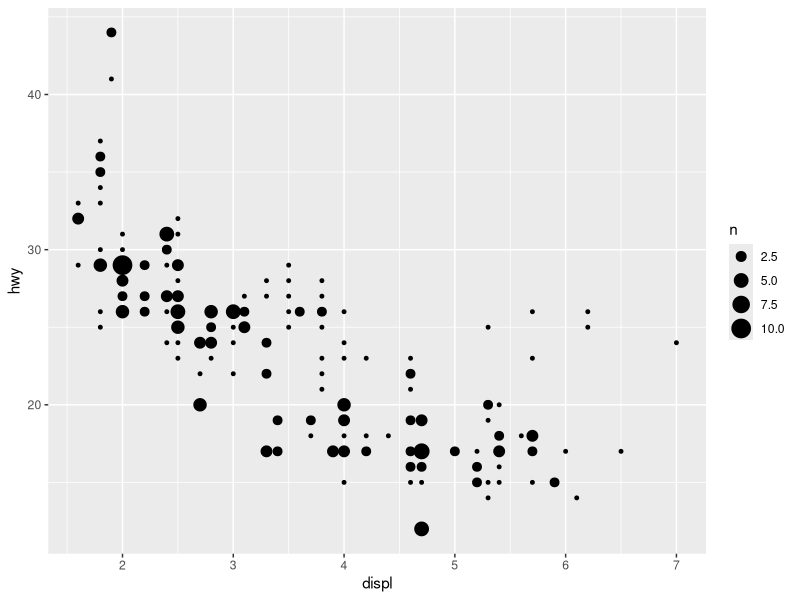
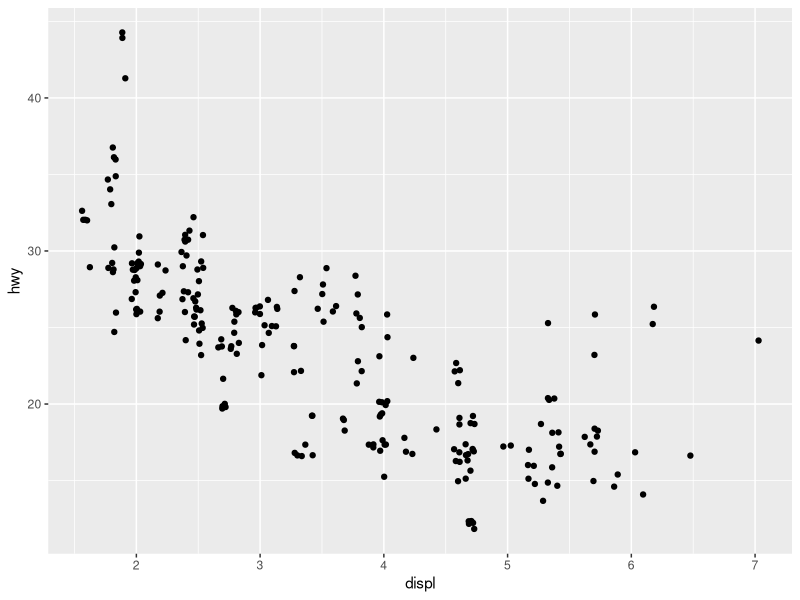
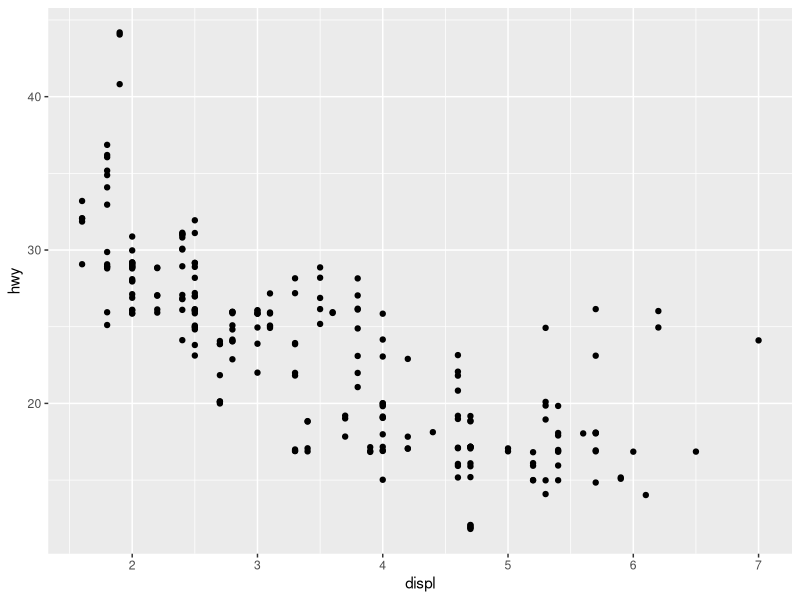
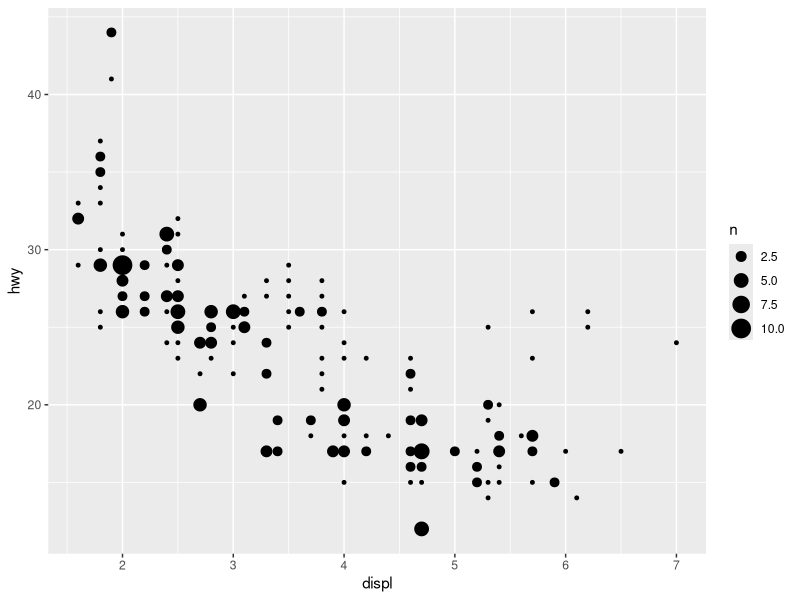
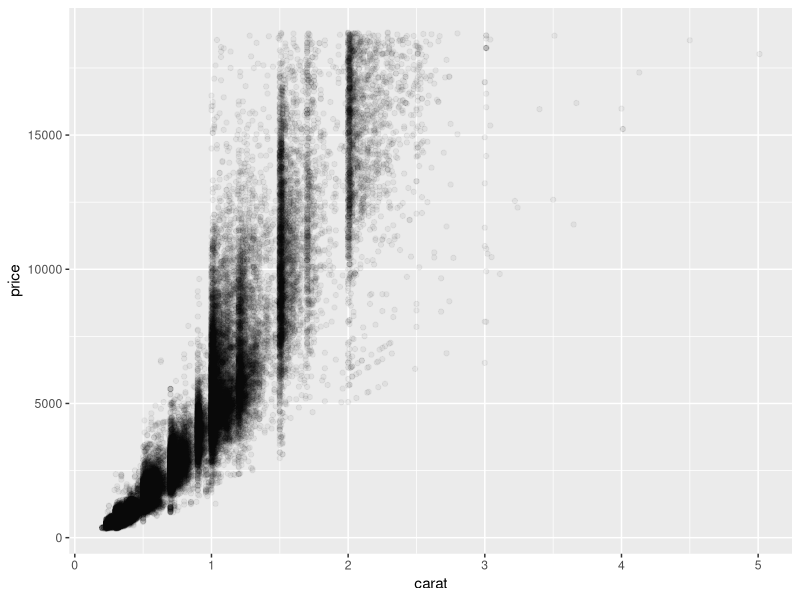
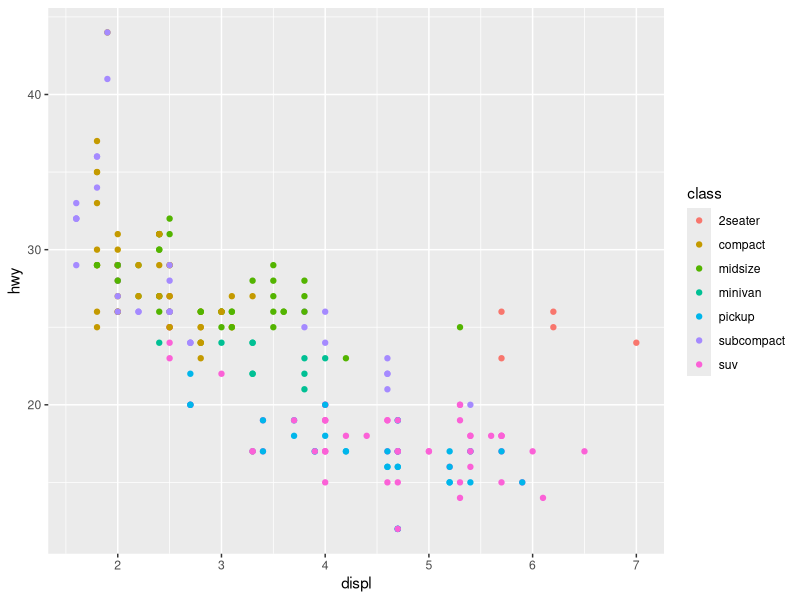
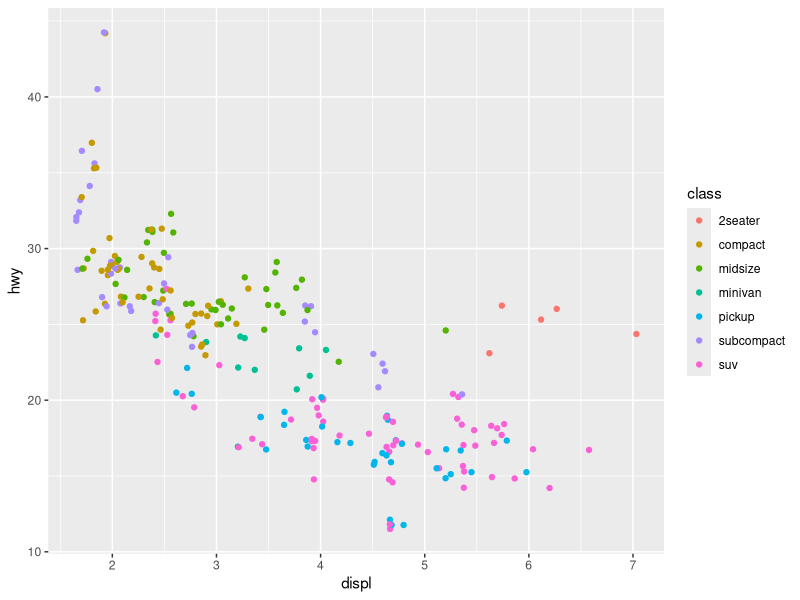
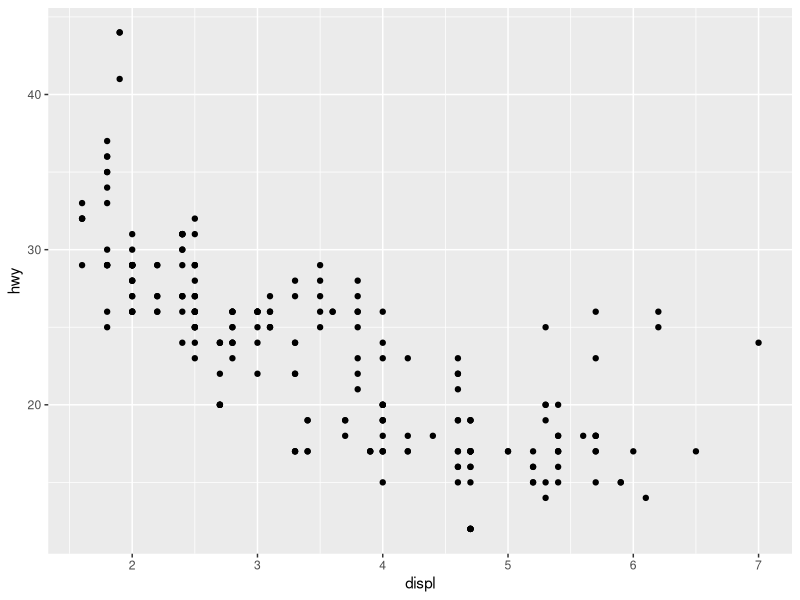

Source code (R) for these figures, in order:
## ---- chunk 1
# knitr options
knitr::opts_chunk$set(echo = TRUE)
## ---- chunk 2
library(tidyverse)
library(ggrepel)
## ---- chunk 3
## NOTE: No need to modify! Just example code
mpg %>% 
  ggplot(mapping = aes(x = displ, y = hwy)) +
  geom_count()
## ---- chunk 4
## NOTE: No need to modify! Just example code
mpg %>% 
  ggplot(mapping = aes(x = displ, y = hwy)) +
  geom_jitter()
## ---- chunk 5
## TASK: Adjust the jittering to be 0 in the horizontal direction
mpg %>% 
  ggplot(mapping = aes(x = displ, y = hwy)) +
  geom_jitter(
    width = 0,
    height = 0.2,
  )
## ---- chunk 6
## NOTE: No need to modify! Just example code
mpg %>% 
  ggplot(mapping = aes(x = displ, y = hwy)) +
  geom_count()
## ---- chunk 7
## NOTE: No need to modify! Just example code
diamonds %>% 
  ggplot(aes(x = carat, y = price)) +
  geom_point(alpha = 1/20)
## ---- chunk 8
mpg %>% 
  ggplot(aes(x = displ, y = hwy, color = class)) +
  geom_point()
## ---- chunk 9
## TASK: Color each point by vehicle `class`
mpg %>% 
  ggplot(mapping = aes(
    x = displ,
    y = hwy,
    color = class
  )) +
  geom_jitter(width = 0.1, height = 0.5)
## ---- chunk 10
## NOTE: No need to modify! Just example code
ggplot(
  data = mpg,
  mapping = aes(x = displ, y = hwy)
) +
  geom_point()
## ---- chunk 11
## NOTE: No need to modify! Just example code
ggplot(
  mpg,
  aes(x = displ, y = hwy)
) +
  geom_point()
## ---- chunk 12
## NOTE: No need to modify! Just example code
ggplot(mpg, aes(displ, hwy)) +
  geom_point()
## ---- chunk 13
## NOTE: No need to modify! Just example code
ggplot(mpg, aes(x = displ)) +
  geom_point(aes(y = hwy, color = "hwy")) +
  geom_point(aes(y = cty, color = "cty"))
## ---- chunk 14
## TODO: Use df_annotate below to add text labels to the scatterplot
df_annotate <-
  mpg %>%
  group_by(class) %>%
  summarize(
    displ = mean(displ),
    hwy = mean(hwy)
  )

mpg %>%
  ggplot(aes(displ, hwy)) +
  geom_point(aes(color = class)) +
  geom_label_repel(data = df_annotate,aes(label = class))
## ---- chunk 15
## NOTE: No need to modify! Just analyze the scatterplot
mpg %>%
  pivot_longer(names_to = "source", values_to = "mpg", c(hwy, cty)) %>%
  ggplot(aes(displ, mpg, color = source)) +
  geom_point() +
  scale_color_discrete(name = "Mileage Type") +
  labs(
    x = "Engine displacement (liters)",
    y = "Mileage (mpg)"
  )
## ---- chunk 16
economics %>%
  filter(date > lubridate::ymd("2010-01-01")) %>%
  ggplot(aes(date, pop)) +
  geom_col()
## ---- chunk 17
economics %>%
  filter(date > lubridate::ymd("2010-01-01")) %>%
  ggplot(aes(date, pop)) +
  geom_point()
## ---- chunk 18
economics %>%
  mutate(pop_delta = pop - lag(pop)) %>%
  filter(date > lubridate::ymd("2005-01-01")) %>%
  ggplot(aes(date, pop_delta)) +
  geom_col()
## ---- chunk 19
economics %>%
  mutate(pop_delta = pop - lag(pop)) %>%
  filter(date > lubridate::ymd("2005-01-01")) %>%
  ggplot(aes(date, pop_delta)) +
  geom_point()
